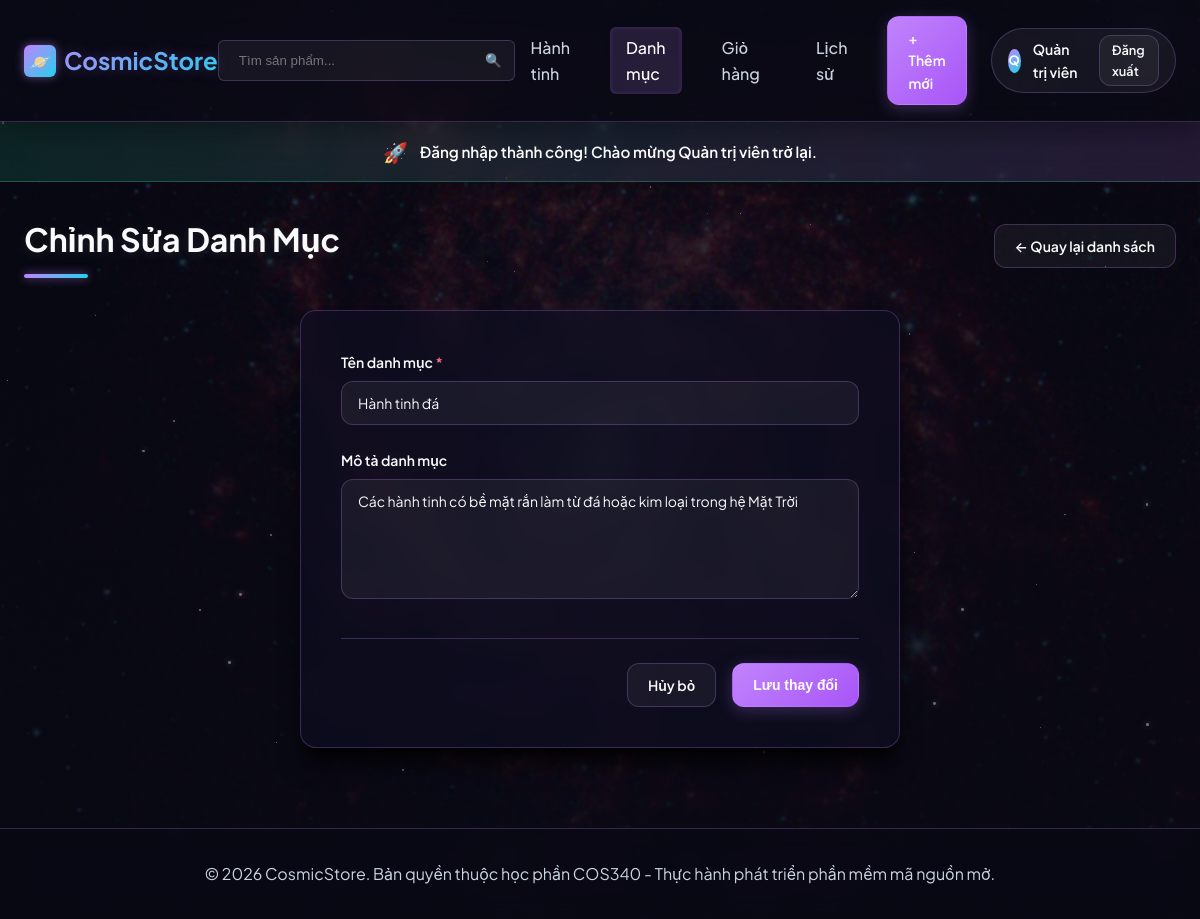
The page /category/edit/1 (signed in) on the database its author committed.
### tables this page shows
CREATE TABLE IF NOT EXISTS `categories` (
  `id` INT AUTO_INCREMENT PRIMARY KEY,
  `name` VARCHAR(255) NOT NULL,
  `description` TEXT NULL
);

### app/controllers/CategoryController.php (called while the page is built, shortened)
<?php
class CategoryController {
    private $categoryModel;
    public function __construct() {
        $this->categoryModel = new CategoryModel();
    }
    public function edit($id) {
        $category = $this->categoryModel->getById($id);
        require_once __DIR__ . '/../views/share/header.php';
        require_once __DIR__ . '/../views/category/edit.php';
        require_once __DIR__ . '/../views/share/footer.php';
    }
}

### app/database/Database.php (called while the page is built, shortened)
<?php
class Database {
    private static $conn = null;
    public static function getConnection() {
        if (self::$conn === null) {
            $db = new self();
            try {
                self::$conn = new PDO(
                    "mysql:host=" . $db->host . ";dbname=" . $db->db_name . ";charset=utf8mb4",
                    $db->username,
                    $db->password
                );
                self::$conn->exec("SET NAMES utf8mb4");
                self::$conn->setAttribute(PDO::ATTR_ERRMODE, PDO::ERRMODE_EXCEPTION);
                self::$conn->setAttribute(PDO::ATTR_DEFAULT_FETCH_MODE, PDO::FETCH_ASSOC);
            } catch (PDOException $exception) {
                die("Lỗi kết nối cơ sở dữ liệu: " . $exception->getMessage());
            }
        }
        return self::$conn;
    }
}

### app/models/CategoryModel.php (called while the page is built, shortened)
<?php
class CategoryModel {
    private $db;
    public function __construct() {
        $this->db = Database::getConnection();
    }
    public function getById($id) {
        $query = "SELECT * FROM categories WHERE id = :id LIMIT 0,1";
        $stmt = $this->db->prepare($query);
        $stmt->bindParam(':id', $id, PDO::PARAM_INT);
        $stmt->execute();
        return $stmt->fetch();
    }
}

### app/views/category/edit.php (the view)
<div class="page-header">
    <h1 class="page-title">Chỉnh Sửa Danh Mục</h1>
    <a href="<?php echo BASE_PATH; ?>/category" class="btn btn-secondary">&larr; Quay lại danh sách</a>
</div>
<div class="form-card">
    <form action="<?php echo BASE_PATH; ?>/category/edit/<?php echo $category['id']; ?>" method="POST">
        <div class="form-group">
            <label for="name" class="form-label">Tên danh mục <span style="color:var(--danger)">*</span></label>
            <input type="text" id="name" name="name" class="form-control" value="<?php echo htmlspecialchars($category['name']); ?>" required>
        </div>
        <div class="form-group">
            <label for="description" class="form-label">Mô tả danh mục</label>
            <textarea id="description" name="description" class="form-control"><?php echo htmlspecialchars($category['description']); ?></textarea>
        </div>
        <div class="form-actions">
            <a href="<?php echo BASE_PATH; ?>/category" class="btn btn-secondary">Hủy bỏ</a>
            <button type="submit" class="btn btn-primary">Lưu thay đổi</button>
        </div>
    </form>
</div>

### public/css/style.css (style rules this page uses)
:root { --primary: #c084fc; --primary-hover: #e9d5ff; --primary-light: rgba(192, 132, 252, 0.15); --secondary: #22d3ee; --background: #090915; --surface: rgba(15, 15, 35, 0.65); --text-primary: #f8fafc; --text-secondary: #cbd5e1; --text-muted: #64748b; --border: rgba(192, 132, 252, 0.25); --border-hover: rgba(34, 211, 238, 0.5); --success: #34d399; --danger: #fb7185; --warning: #fbbf24; --shadow-sm: 0 1px 2px 0 rgba(0, 0, 0, 0.6); --shadow: 0 4px 6px -1px rgba(0, 0, 0, 0.6), 0 2px 4px -2px rgba(0, 0, 0, 0.6); --shadow-lg: 0 10px 15px -3px rgba(0, 0, 0, 0.7), 0 4px 6px -4px rgba(0, 0, 0, 0.7); --shadow-xl: 0 20px 25px -5px rgba(0, 0, 0, 0.8), 0 8px 10px -6px rgba(0, 0, 0, 0.8); --radius-sm: 0.375rem; --radius: 0.75rem; --radius-lg: 1rem; --transition: all 0.3s cubic-bezier(0.4, 0, 0.2, 1); }
* { margin: 0; padding: 0; box-sizing: border-box; }
body { font-family: 'Plus Jakarta Sans', -apple-system, BlinkMacSystemFont, "Segoe UI", Roboto, sans-serif; background-image: linear-gradient(rgba(9, 9, 21, 0.82), rgba(9, 9, 21, 0.94)), url('../bg_space.jpg'); background-size: cover; background-position: center; background-attachment: fixed; color: var(--text-primary); line-height: 1.6; min-height: 100vh; display: flex; flex-direction: column; }
a { color: inherit; text-decoration: none; transition: var(--transition); }
.btn { display: inline-flex; align-items: center; justify-content: center; gap: 0.5rem; font-weight: 600; padding: 0.625rem 1.25rem; border-radius: var(--radius); border: 1px solid transparent; cursor: pointer; transition: var(--transition); font-size: 0.875rem; }
.btn-primary { background: linear-gradient(135deg, var(--primary) 0%, #a855f7 100%); color: white; box-shadow: 0 4px 15px rgba(192, 132, 252, 0.25); }
.btn-secondary { background-color: rgba(255, 255, 255, 0.05); border-color: var(--border); color: var(--text-primary); }
.page-header { display: flex; justify-content: space-between; align-items: center; margin-bottom: 2rem; }
.page-title { font-size: 2rem; font-weight: 700; color: var(--text-primary); position: relative; text-shadow: 0 2px 10px rgba(255, 255, 255, 0.1); }
.page-title::after { content: ''; display: block; width: 4rem; height: 4px; background: linear-gradient(90deg, var(--primary), var(--secondary)); border-radius: 2px; margin-top: 0.5rem; box-shadow: 0 0 10px rgba(192, 132, 252, 0.6); }
.form-card { max-width: 600px; margin: 0 auto 3rem auto; background-color: var(--surface); backdrop-filter: blur(12px); -webkit-backdrop-filter: blur(12px); border-radius: var(--radius-lg); border: 1px solid var(--border); box-shadow: var(--shadow-xl); padding: 2.5rem; }
.form-group { margin-bottom: 1.5rem; }
.form-label { display: block; font-weight: 600; margin-bottom: 0.5rem; font-size: 0.875rem; color: var(--text-primary); }
.form-control { width: 100%; padding: 0.75rem 1rem; border-radius: var(--radius); border: 1px solid var(--border); outline: none; font-family: inherit; font-size: 0.875rem; transition: var(--transition); background-color: rgba(255, 255, 255, 0.05); color: var(--text-primary); }
textarea.form-control { resize: vertical; min-height: 120px; }
.form-actions { display: flex; justify-content: flex-end; gap: 1rem; margin-top: 2rem; border-top: 1px solid var(--border); padding-top: 1.5rem; }
html { scroll-behavior: smooth; }

### rows shown on the page
categories: name "Hành tinh đá", description "Các hành tinh có bề mặt rắn làm từ đá hoặc kim loại trong hệ Mặt Trời"

### other values the page prints
mb_substr($_SESSION['fullname'], 0, 1, 'UTF-8') "Q"
$_SESSION['fullname'] "Quản trị viên"
$_SESSION['success'] "Đăng nhập thành công! Chào mừng Quản trị viên trở lại."
